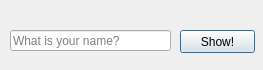
<?xml version="1.0" encoding="UTF-8"?>
<ui version="4.0">
 <class>mainDialog</class>
 <widget class="QDialog" name="mainDialog">
  <property name="geometry">
   <rect>
    <x>0</x>
    <y>0</y>
    <width>263</width>
    <height>70</height>
   </rect>
  </property>
  <property name="windowTitle">
   <string>Main Dialog</string>
  </property>
  <widget class="QLineEdit" name="nameEdit">
   <property name="geometry">
    <rect>
     <x>10</x>
     <y>30</y>
     <width>161</width>
     <height>21</height>
    </rect>
   </property>
   <property name="text">
    <string/>
   </property>
   <property name="placeholderText">
    <string>What is your name?</string>
   </property>
  </widget>
  <widget class="QPushButton" name="showButton">
   <property name="geometry">
    <rect>
     <x>180</x>
     <y>30</y>
     <width>75</width>
     <height>23</height>
    </rect>
   </property>
   <property name="text">
    <string>Show!</string>
   </property>
  </widget>
 </widget>
 <tabstops>
  <tabstop>showButton</tabstop>
  <tabstop>nameEdit</tabstop>
 </tabstops>
 <resources/>
 <connections/>
</ui>
